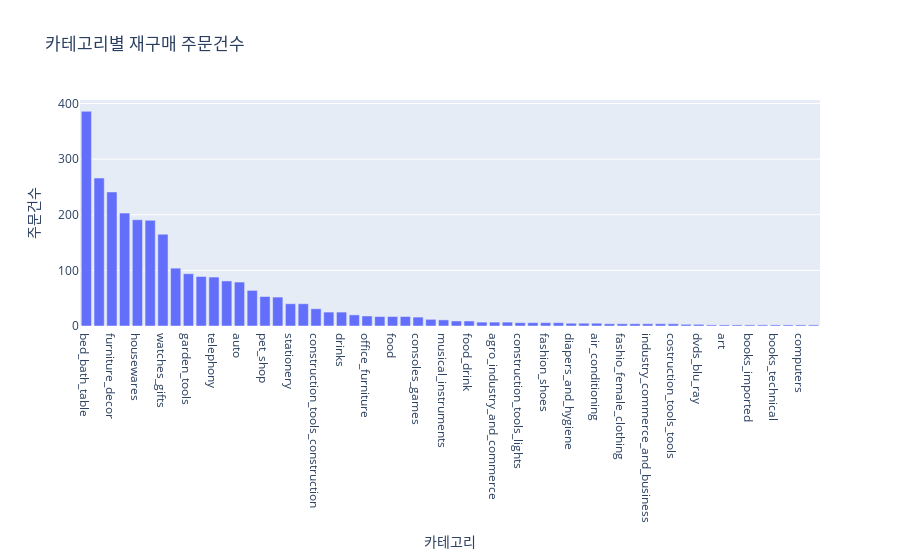

The notebook cell this image was saved under:
### Code cell
# 재구매 카테고리 현황 (재구매 대상 order_id만 필터링)
df_re2 = df[df['order_id'].isin(df_re[df_re['repurchase'] == True].index)]

# 재구매 카테고리 구매빈도
df_re2 = pd.pivot_table(data=df_re2, index='category', values='customer_id', aggfunc='count')
df_re2 = df_re2.sort_values(by='customer_id', ascending=False).rename(columns={'customer_id':'order_count'})
df_re2 = df_re2[df_re2['order_count'] > 1]

px.bar(df_re2, x=df_re2.index, y='order_count',
       labels={"category":"카테고리","order_count":"주문건수"}, 
       title='카테고리별 재구매 주문건수')

### Figure 1 — Plotly figure (JSON) as saved in the notebook; plotly's stock layout.template omitted (floating-point values rounded to 4 significant figures)
{"data": [{"alignmentgroup": "True", "hovertemplate": "카테고리=%{x}<br>주문건수=%{y}<extra></extra>", "legendgroup": "", "marker": {"color": "#636efa", "pattern": {"shape": ""}}, "name": "", "offsetgroup": "", "orientation": "v", "showlegend": false, "textposition": "auto", "type": "bar", "x": ["bed_bath_table", "sports_leisure", "furniture_decor", "health_beauty", "housewares", "computers_accessories", "watches_gifts", "fashion_bags_accessories", "garden_tools", "toys", "telephony", "perfumery", "auto", "baby", "pet_shop", "cool_stuff", "stationery", "electronics", "construction_tools_construction", "luggage_accessories", "drinks", "home_construction", "office_furniture", "home_appliances", "food", "furniture_living_room", "consoles_games", "home_confort", "musical_instruments", "small_appliances", "food_drink", "kitchen_dining_laundry_garden_furniture", "agro_industry_and_commerce", "audio", "construction_tools_lights", "books_general_interest", "fashion_shoes", "construction_tools_safety", "diapers_and_hygiene", "costruction_tools_garden", "air_conditioning", "home_appliances_2", "fashio_female_clothing", "tablets_printing_image", "industry_commerce_and_business", "fixed_telephony", "costruction_tools_tools", "market_place", "dvds_blu_ray", "fashion_male_clothing", "art", "furniture_bedroom", "books_imported", "signaling_and_security", "books_technical", "christmas_supplies", "computers", "fashion_underwear_beach"], "xaxis": "x", "y": [386, 266, 241, 203, 191, 190, 165, 104, 94, 89, 88, 81, 79, 64, 53, 52, 40, 40, 31, 25, 25, 20, 18, 17, 17, 17, 16, 12, 11, 9, 9, 7, 7, 7, 6, 6, 6, 6, 5, 5, 5, 4, 4, 4, 4, 4, 4, 3, 3, 2, 2, 2, 2, 2, 2, 2, 2, 2], "yaxis": "y"}], "layout": {"barmode": "relative", "legend": {"tracegroupgap": 0}, "title": {"text": "카테고리별 재구매 주문건수"}, "xaxis": {"anchor": "y", "domain": [0, 1], "title": {"text": "카테고리"}}, "yaxis": {"anchor": "x", "domain": [0, 1], "title": {"text": "주문건수"}}}}
